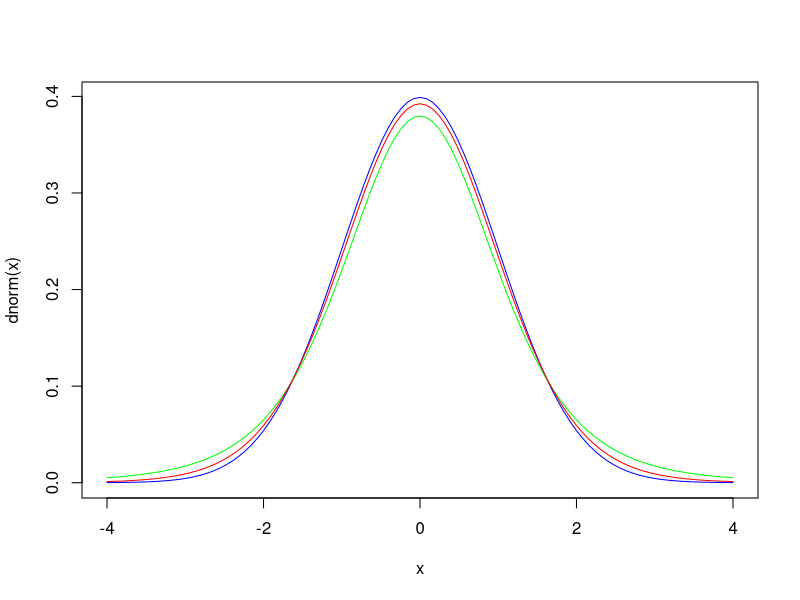

Here is the R script that generated this plot:
## ---- chunk 1
curve(dnorm, -4, 4, col = "blue")
curve(dt(x, 5), -4, 4, add = TRUE, col = "green")
curve(dt(x, 15), -4, 4, add = TRUE, col = "red")
## ---- chunk 2
x <- c(8.6, 9.4, 7.9, 6.8, 8.3, 7.3, 9.2, 9.6, 8.7, 11.4, 10.3, 5.4, 8.1, 5.5, 6.9)
mean(x)
sd(x)
## ---- chunk 3
qt(0.05/2, 14)
## ---- chunk 4
qt(1-0.05/2, 14)
## ---- chunk 5
8.2267 - 2.145*1.6722/sqrt(15)
8.2267 + 2.145*1.6722/sqrt(15)
## ---- chunk 6
t.test(x)$conf.int
## ---- chunk 7
x <- c(79, 145, 147, 160, 116, 100, 159, 151, 156, 126,
       137, 83, 156, 94, 121, 144, 123, 114, 139, 99)
mean(x)
sd(x)
## ---- chunk 8
qt(0.1/2, 19)
## ---- chunk 9
127.45 - 1.729*25.9645/sqrt(20)
127.45 + 1.729*25.9645/sqrt(20)
## ---- chunk 10
t.test(x, conf.level = 0.9)$conf.int
